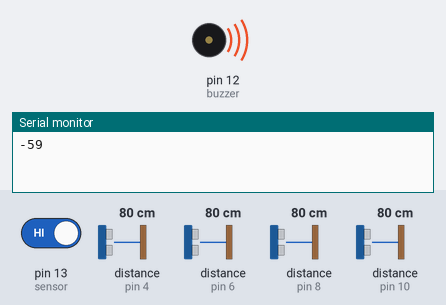
The sketch below on a simulated Arduino Uno, built with avr-gcc and run on an emulated ATmega328P. Shown: buzzer (waves = sounding), the last lines printed to the serial monitor. Wiring (inferred from the names in the program): 4 × ultrasonic range finder: trigger pin 5, echo pin 4 / trigger pin 7, echo pin 6 / trigger pin 9, echo pin 8 / trigger pin 11, echo pin 10. The test bench sets the inputs (shaded band); at power-on: pin 13 (sensor) HIGH, distance to the obstacle (sensors on pin 4, pin 6, pin 8, pin 10) 80 cm. The echo pulse lasts 58.3 µs per cm; WiFi joins after 1.5 s; servers stay silent unless stated.

Above: at 1.9 s.
3.1 s: pin 13 (sensor) driven LOW
At 4.7 s:
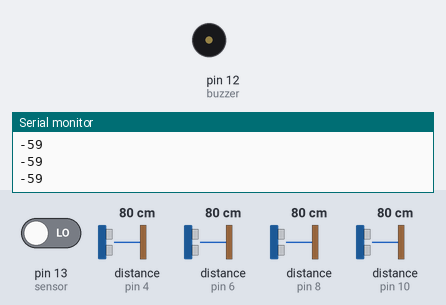
5.5 s: pin 13 (sensor) driven HIGH
At 6.4 s:
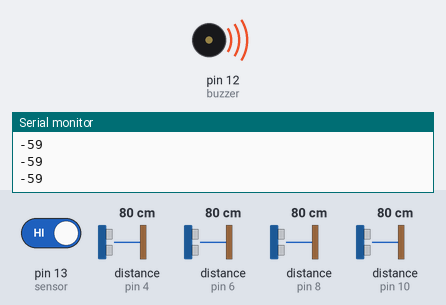
Timing chart, 0 to 16.0 s (numbered marks = the images above; inputs shaded):
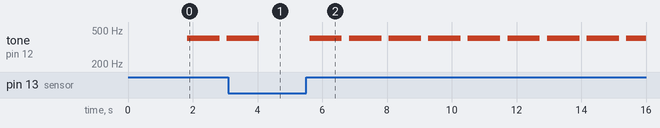

Measured:
- after the input at 3.1 s, tone on pin 12 (buzzer): goes on until 4.1 s, then stays silent
- after the input at 5.5 s, tone on pin 12 (buzzer): alternates 400 Hz for 1.0 s and silent for 0.22 s, starting after 0.11 s

The sketch:

Canteen_Utensils_Collector_Machine_Sub_Controller.ino
```cpp
#define BLYNK_PRINT Serial
#define BLYNK_MAX_SENDBYTES 256

#define trigPin1 5
#define echoPin1 4
#define trigPin2 7
#define echoPin2 6
#define trigPin3 9
#define echoPin3 8
#define trigPin4 11
#define echoPin4 10


#include <ESP8266_Lib.h>
#include <BlynkSimpleShieldEsp8266.h>

// You should get Auth Token in the Blynk App.
// Go to the Project Settings (nut icon).
char auth[] = "4fdb96cbfad040f6b5aafdddb94840bc";

// Your WiFi credentials.
// Set password to "" for open networks.
char ssid[] = "HUAWEI P10 lite";
char pass[] = "12345678";

long duration, distance, CoinsLevel,PlatesLevel,UtensilsLevel,CupsLevel;

#include <SoftwareSerial.h>
SoftwareSerial EspSerial(2, 3); // RX, TX

// Your ESP8266 baud rate:
#define ESP8266_BAUD 9600

ESP8266 wifi(&EspSerial);

BlynkTimer timer;

// This function sends Arduino's up time every second to Virtual Pin (5).
// In the app, Widget's reading frequency should be set to PUSH. This means
// that you define how often to send data to Blynk App.
void myTimerEvent()
{
  // You can send any value at any time.
  // Please don't send more that 10 values per second.
  Blynk.virtualWrite(V0, PlatesLevel);
  Blynk.virtualWrite(V1, CupsLevel);
  Blynk.virtualWrite(V2, UtensilsLevel);
  Blynk.virtualWrite(V3, CoinsLevel);
  Blynk.virtualWrite(V4, CoinsLevel);
}

const int buzzer = 12;
const int sensor = 13;

int state;  // 0 close - 1 open wwitch

void setup()
{
  // Debug console
  Serial.begin(9600);

  EspSerial.begin(ESP8266_BAUD);
  delay(10);

  Blynk.begin(auth, wifi, ssid, pass);

  timer.setInterval(1000L, myTimerEvent);

  Serial.begin (9600);
  pinMode(trigPin1, OUTPUT);
  pinMode(echoPin1, INPUT);
  pinMode(trigPin2, OUTPUT);
  pinMode(echoPin2, INPUT);
  pinMode(trigPin3, OUTPUT);
  pinMode(echoPin3, INPUT);
  pinMode(trigPin4, OUTPUT);
  pinMode(echoPin4, INPUT);

  pinMode(sensor, INPUT_PULLUP);
}

void loop()
{
  state = digitalRead(sensor);
  Blynk.run();
  timer.run(); // Initiates BlynkTimer
  SonarSensor(trigPin1, echoPin1);
  CoinsLevel = 15-distance;
  if(CoinsLevel<3){
    Blynk.notify("Coins Storage running low, please refill!");
  }
  SonarSensor(trigPin2, echoPin2);
  PlatesLevel = 20-distance;

  SonarSensor(trigPin3, echoPin3);
  UtensilsLevel = 15-distance;
  Serial.println(PlatesLevel);

  SonarSensor(trigPin4, echoPin4);
  CupsLevel = 15-distance;

  if (state == HIGH){
    tone(buzzer, 400);
    delay(1000);
    noTone(buzzer);
  }
  else{
    noTone(buzzer);
  }
  delay(200);
}

void SonarSensor(int trigPin,int echoPin)
{
digitalWrite(trigPin, LOW);
delayMicroseconds(2);
digitalWrite(trigPin, HIGH);
delayMicroseconds(10);
digitalWrite(trigPin, LOW);
duration = pulseIn(echoPin, HIGH);
distance = (duration/2) / 29.1;

}
```
